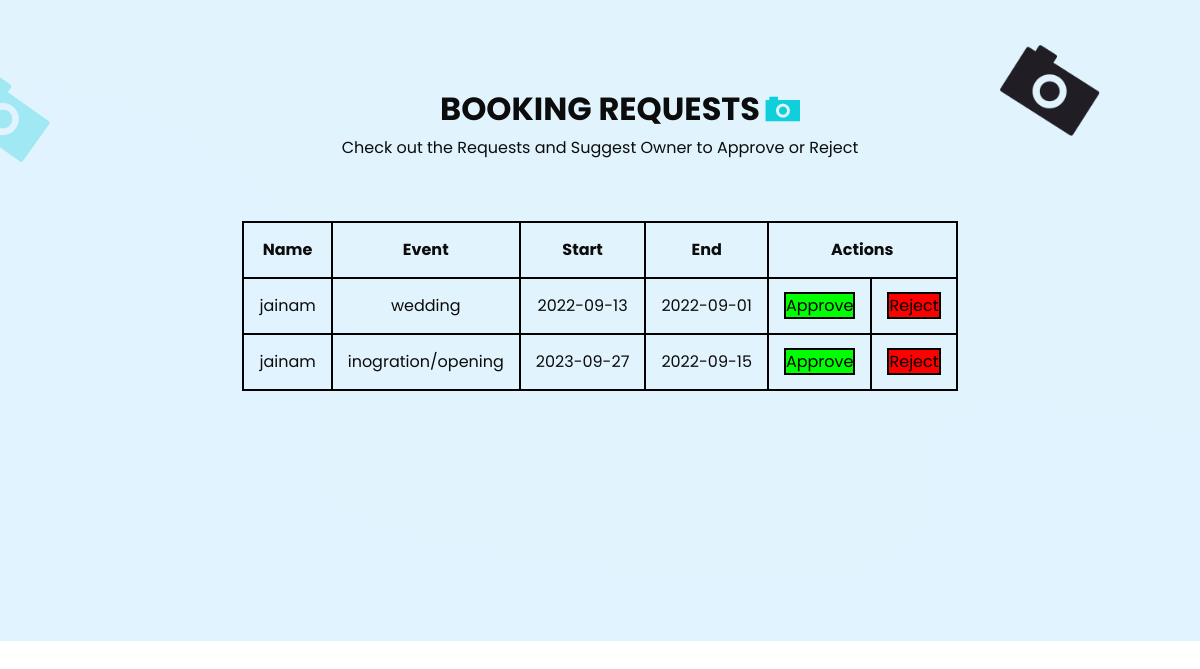
/pages/owner/ownerbooking.php, run on the app's committed database.
### tables this page shows
CREATE TABLE `booking` (
  `bid` int(11) NOT NULL,
  `event` varchar(100) NOT NULL,
  `personalized` varchar(100) NOT NULL,
  `uid` int(11) NOT NULL,
  `start` date NOT NULL,
  `end` date NOT NULL,
  `baddress` varchar(200) NOT NULL,
  `travelcharges` float DEFAULT NULL,
  `instructions` varchar(200) DEFAULT NULL,
  `bstatus` varchar(20) DEFAULT NULL,
  `totalamount` float DEFAULT NULL
);

CREATE TABLE `users` (
  `uid` int(11) NOT NULL,
  `fname` varchar(50) NOT NULL,
  `mname` varchar(50) NOT NULL,
  `lname` varchar(50) NOT NULL,
  `username` varchar(50) NOT NULL,
  `password` varchar(50) NOT NULL,
  `contact` bigint(20) NOT NULL,
  `gender` varchar(15) NOT NULL,
  `address` varchar(300) NOT NULL,
  `usertype` varchar(10) NOT NULL,
  `email` varchar(50) NOT NULL
);

### pages/owner/ownerbooking.php (the view, shortened to what this page needs)
<!DOCTYPE html>
<html>
<head>
  <link rel="stylesheet" type="text/css" href="../../css/bootstrap.css"/>
  <link href="../../css/style.css" rel="stylesheet" />
  <link href="../../css/responsive.css" rel="stylesheet" />
</head>
<body class="sub_page">
  <div class="hero_area">
    <section class="contact_section layout_padding">
      <div class="bg-img1">
        <img src="../../images/bg-img-1.png" alt="">
      </div>
      <div class="bg-img2">
        <img src="../../images/bg-img-2.png" alt="">
      </div>
      <div class="container">
        <div class="heading_container">
          <h2>
            Booking Requests
          </h2>
          <p>
            Check out the Requests and Suggest Owner to Approve or Reject
          </p>
        </div>
        <div class="">
          <div class="row">
            <div class="col-md-8 mx-auto">
              <form method="post">
                <div class="contact_form-container">
                  <center>
                  <table>
                    <tr>
                      <th> Name </th>
                      <th> Event </th>
                      <th> Start </th>
                      <th> End </th>
                      <th colspan="2"> Actions </th>
                    </tr>
                  <?php
                      $sql="select * from booking join users on booking.uid=users.uid where bstatus=\"pending\";";
                      $results = mysqli_query($db,$sql);
                      while ($data = mysqli_fetch_array($results)) { ?>
                        <tr>
                          <td>
                            <?php echo $data['fname'];?>
                          </td>
                          <td>
                            <?php echo $data['event'];?>
                          </td>
                          <td>
                            <?php echo $data['start'];?>
                          </td>
                          <td>
                            <?php echo $data['end'];?>
                          </td>
                          <td>
                            <a href="ownerbooking.php?approved=<?php echo $data['bid'];?>" style="color:black; background-color: lime; border: 2px solid black"> Approve </a>
                          </td>
                          <td>
                            <a href="ownerbooking.php?rejected=<?php echo $data['bid'];?>" style="color:black; background-color: red; border: 2px solid black"> Reject </a>
                          </td>
                        </tr>
                      <?php } ?>
                    </table>
                      </center>
                </div>
              </form>
            </div>
          </div>
        </div>
      </div>
    </section>
</body>
</html>

### css/style.css (style rules this page uses)
body { font-family: 'Poppins', sans-serif; color: #0c0c0c; background-color: #ffffff; }
.layout_padding { padding: 90px 0; }
.heading_container { display: -webkit-box; display: -ms-flexbox; display: flex; -webkit-box-orient: vertical; -webkit-box-direction: normal; -ms-flex-direction: column; flex-direction: column; -webkit-box-align: center; -ms-flex-align: center; align-items: center; text-align: center; }
.heading_container h2 { position: relative; font-weight: bold; text-transform: uppercase; }
.heading_container h2::before { content: ""; position: absolute; width: 35px; height: 26px; top: 50%; right: -40px; -webkit-transform: translateY(-50%); transform: translateY(-50%); z-index: 1; background-image: url(../images/heading-img.png); background-repeat: no-repeat; }
.hero_area { height: 136vh; position: relative; background-image: url(../images/hero-bg.png); background-size: cover; }
.sub_page .hero_area { height: auto; background-image: none; background-color: #e1f3fd; }
.sub_page .hero_area::after { display: none; }
a, a:hover, a:focus { text-decoration: none; }
.contact_section { background-image: url(../images/contact-bg.png); background-repeat: no-repeat; background-position: left bottom; padding-bottom: 250px; position: relative; }
.contact_section .bg-img1 { width: 100px; position: absolute; top: 45px; right: 100px; }
.contact_section .bg-img1 img { width: 100%; }
.contact_section .bg-img2 { width: 50px; position: absolute; top: 75px; left: 0px; }
.contact_section .bg-img2 img { width: 100%; }
.contact_section .contact_form-container { margin-top: 45px; }
.row { display: flex; flex-wrap: wrap; padding: 0 4px; }

### css/responsive.css (style rules this page uses)
@media (min-width: 1200px) { .container { max-width: 1170px; } }

### pages/owner/ownerbooking.php (style rules this page uses)
table,tr,td,th { border: 2px solid black; padding: 15px; text-align: center; }

### data on the page
booking: uid.fname "jainam", event "wedding", start "2022-09-13", end "2022-09-01"
booking: uid.fname "jainam", event "inogration/opening", start "2023-09-27", end "2022-09-15"
